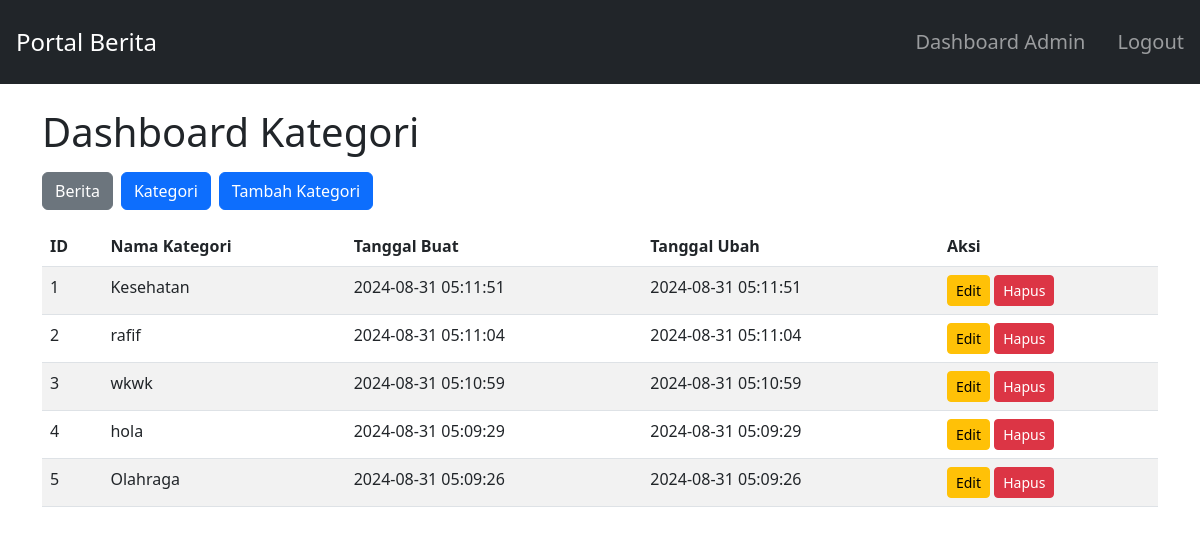
Page /kategori.php (signed in) on the committed database.
### tables this page shows
CREATE TABLE `kategori` (
  `id` int(10) NOT NULL,
  `nama_kategori` varchar(50) NOT NULL,
  `created_at` timestamp NOT NULL DEFAULT current_timestamp(),
  `updated_at` timestamp NOT NULL DEFAULT current_timestamp()
);

### kategori.php (the view, shortened to what this page needs)
<?php
require 'config.php';
$stmt = $pdo->query("SELECT * FROM kategori ORDER BY id DESC");
$kategoriItems = $stmt->fetchAll(PDO::FETCH_ASSOC);
?>
<!DOCTYPE html>
<html lang="id">
<head>
    <link href="https://cdn.jsdelivr.net/npm/bootstrap@5.3.0/dist/css/bootstrap.min.css" rel="stylesheet">
</head>
<body>
    <nav class="navbar navbar-expand-lg navbar-dark bg-dark">
        <a class="navbar-brand fs-4 p-3" href="index.php">Portal Berita</a>
        <div class="collapse navbar-collapse">
            <ul class="navbar-nav ms-auto">
                <li class="nav-item">
                    <a class="nav-link fs-5 p-3" href="admin_dashboard.php">Dashboard Admin</a>
                </li>
                <li class="nav-item">
                    <a class="nav-link fs-5 p-3" href="logout.php">Logout</a>
                </li>
            </ul>
        </div>
    </nav>
    <div class="container mt-4">
        <h1>Dashboard Kategori</h1>
        <div class="d-flex justify-content-start mt-3">
            <a href="admin_dashboard.php" class="btn btn-secondary me-2">Berita</a>
            <a href="kategori.php" class="btn btn-primary">Kategori</a>
            <a href="add_kategori.php" class="btn btn-primary mx-2">Tambah Kategori</a>
        </div>
        <table class="table table-striped mt-3">
            <thead>
                <tr>
                    <th>ID</th>
                    <th>Nama Kategori</th>
                    <th>Tanggal Buat</th>
                    <th>Tanggal Ubah</th>
                    <th>Aksi</th>
                </tr>
            </thead>
            <tbody>
                <?php $index = 1; ?>
                <?php foreach ($kategoriItems as $kategori): ?>
                    <tr>
                        <td><?php echo htmlspecialchars($index++); ?></td>
                        <td><?php echo htmlspecialchars($kategori['nama_kategori']); ?></td>
                        <td><?php echo htmlspecialchars($kategori['created_at']); ?></td>
                        <td><?php echo htmlspecialchars($kategori['updated_at']); ?></td>
                        <td>
                            <a href="edit_kategori.php?id=<?php echo $kategori['id']; ?>" class="btn btn-warning btn-sm">Edit</a>
                            <a id="hapus" onclick="myFunction()" class="btn btn-danger btn-sm">Hapus</a>
                        </td>
                    </tr>
                <?php endforeach; ?>
            </tbody>
        </table>
    </div>
</body>
</html>

### rows in the picture
kategori: nama_kategori "Kesehatan", created_at "2024-08-31 05:11:51", updated_at "2024-08-31 05:11:51"
kategori: nama_kategori "rafif", created_at "2024-08-31 05:11:04", updated_at "2024-08-31 05:11:04"
kategori: nama_kategori "wkwk", created_at "2024-08-31 05:10:59", updated_at "2024-08-31 05:10:59"
kategori: nama_kategori "hola", created_at "2024-08-31 05:09:29", updated_at "2024-08-31 05:09:29"
kategori: nama_kategori "Olahraga", created_at "2024-08-31 05:09:26", updated_at "2024-08-31 05:09:26"
